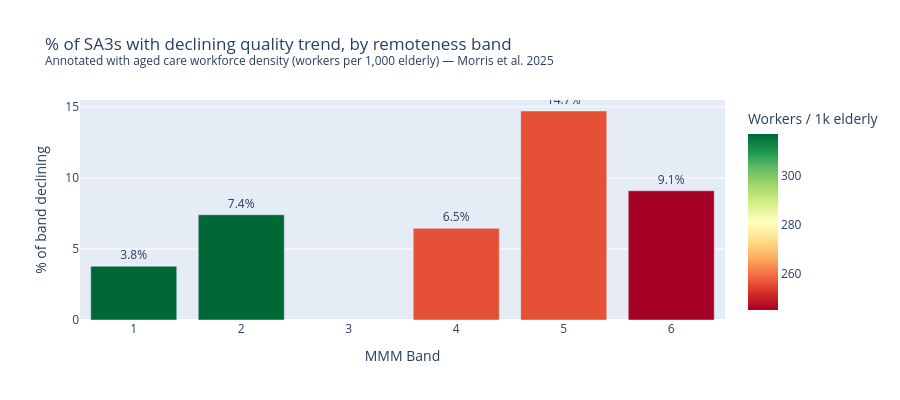
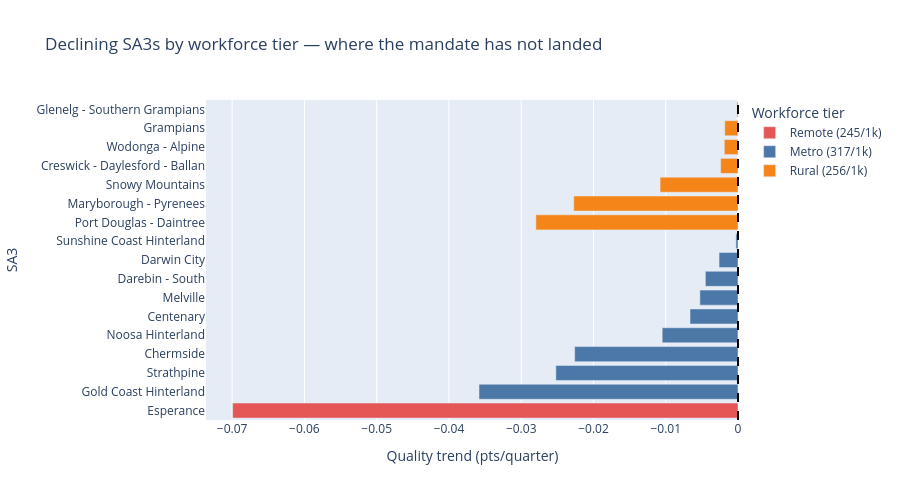

Notebook source saved alongside these figures, in order:
### Code cell
# Chart 1: % of SA3s declining per MMM band — with workforce density annotated
fig = px.bar(
    band_df[band_df['declining'] > 0],
    x='mmm_num', y='pct_declining',
    color='workers_per_1k',
    color_continuous_scale='RdYlGn',
    text='pct_declining',
    title='% of SA3s with declining quality trend, by remoteness band<br><sup>Annotated with aged care workforce density (workers per 1,000 elderly) — Morris et al. 2025</sup>',
    labels={'mmm_num': 'MMM Band', 'pct_declining': '% of band declining', 'workers_per_1k': 'Workers / 1k elderly'},
)
fig.update_traces(texttemplate='%{text:.1f}%', textposition='outside')
fig.update_layout(height=400, xaxis=dict(tickmode='linear'))
fig.show()

# Chart 2: declining SA3s coloured by workforce tier
fig2 = px.bar(
    declining.sort_values('slope'),
    x='slope', y='sa3_name', color='workforce_tier', orientation='h',
    color_discrete_map={
        'Metro (317/1k)': '#4C78A8',
        'Rural (256/1k)': '#F58518',
        'Remote (245/1k)': '#E45756',
    },
    title='Declining SA3s by workforce tier — where the mandate has not landed',
    labels={'slope': 'Quality trend (pts/quarter)', 'sa3_name': 'SA3', 'workforce_tier': 'Workforce tier'},
)
fig2.add_vline(x=0, line_color='black', line_dash='dash')
fig2.update_layout(height=500)
fig2.show()

### Figure 1 — Plotly figure (JSON) as saved in the notebook; plotly's stock layout.template omitted (floating-point values rounded to 4 significant figures)
{"data": [{"hovertemplate": "MMM Band=%{x}<br>% of band declining=%{text}<br>Workers / 1k elderly=%{marker.color}<extra></extra>", "legendgroup": "", "marker": {"color": [317, 317, 256, 256, 245], "coloraxis": "coloraxis", "pattern": {"shape": ""}}, "name": "", "orientation": "v", "showlegend": false, "text": [3.784, 7.407, 6.452, 14.71, 9.091], "textposition": "outside", "texttemplate": "%{text:.1f}%", "type": "bar", "x": [1, 2, 4, 5, 6], "xaxis": "x", "y": [3.784, 7.407, 6.452, 14.71, 9.091], "yaxis": "y"}], "layout": {"barmode": "relative", "coloraxis": {"colorbar": {"title": {"text": "Workers / 1k elderly"}}, "colorscale": [[0, "rgb(165,0,38)"], [0.1, "rgb(215,48,39)"], [0.2, "rgb(244,109,67)"], [0.3, "rgb(253,174,97)"], [0.4, "rgb(254,224,139)"], [0.5, "rgb(255,255,191)"], [0.6, "rgb(217,239,139)"], [0.7, "rgb(166,217,106)"], [0.8, "rgb(102,189,99)"], [0.9, "rgb(26,152,80)"], [1, "rgb(0,104,55)"]]}, "height": 400, "legend": {"tracegroupgap": 0}, "title": {"text": "% of SA3s with declining quality trend, by remoteness band<br><sup>Annotated with aged care workforce density (workers per 1,000 elderly) — Morris et al. 2025</sup>"}, "xaxis": {"anchor": "y", "domain": [0, 1], "tickmode": "linear", "title": {"text": "MMM Band"}}, "yaxis": {"anchor": "x", "domain": [0, 1], "title": {"text": "% of band declining"}}}}

### Figure 2 — Plotly figure (JSON) as saved in the notebook; plotly's stock layout.template omitted (floating-point values rounded to 4 significant figures)
{"data": [{"hovertemplate": "Workforce tier=Remote (245/1k)<br>Quality trend (pts/quarter)=%{x}<br>SA3=%{y}<extra></extra>", "legendgroup": "Remote (245/1k)", "marker": {"color": "#E45756", "pattern": {"shape": ""}}, "name": "Remote (245/1k)", "orientation": "h", "showlegend": true, "textposition": "auto", "type": "bar", "x": [-0.06993], "xaxis": "x", "y": ["Esperance"], "yaxis": "y"}, {"hovertemplate": "Workforce tier=Metro (317/1k)<br>Quality trend (pts/quarter)=%{x}<br>SA3=%{y}<extra></extra>", "legendgroup": "Metro (317/1k)", "marker": {"color": "#4C78A8", "pattern": {"shape": ""}}, "name": "Metro (317/1k)", "orientation": "h", "showlegend": true, "textposition": "auto", "type": "bar", "x": [-0.03584, -0.0252, -0.0226, -0.01049, -0.006639, -0.005275, -0.004516, -0.002622, -0.0002914], "xaxis": "x", "y": ["Gold Coast Hinterland", "Strathpine", "Chermside", "Noosa Hinterland", "Centenary", "Melville", "Darebin - South", "Darwin City", "Sunshine Coast Hinterland"], "yaxis": "y"}, {"hovertemplate": "Workforce tier=Rural (256/1k)<br>Quality trend (pts/quarter)=%{x}<br>SA3=%{y}<extra></extra>", "legendgroup": "Rural (256/1k)", "marker": {"color": "#F58518", "pattern": {"shape": ""}}, "name": "Rural (256/1k)", "orientation": "h", "showlegend": true, "textposition": "auto", "type": "bar", "x": [-0.02797, -0.02273, -0.01078, -0.002404, -0.001894, -0.001835, -0.0001481], "xaxis": "x", "y": ["Port Douglas - Daintree", "Maryborough - Pyrenees", "Snowy Mountains", "Creswick - Daylesford - Ballan", "Wodonga - Alpine", "Grampians", "Glenelg - Southern Grampians"], "yaxis": "y"}], "layout": {"barmode": "relative", "height": 500, "legend": {"title": {"text": "Workforce tier"}, "tracegroupgap": 0}, "shapes": [{"line": {"color": "black", "dash": "dash"}, "type": "line", "x0": 0, "x1": 0, "xref": "x", "y0": 0, "y1": 1, "yref": "y domain"}], "title": {"text": "Declining SA3s by workforce tier — where the mandate has not landed"}, "xaxis": {"anchor": "y", "domain": [0, 1], "title": {"text": "Quality trend (pts/quarter)"}}, "yaxis": {"anchor": "x", "domain": [0, 1], "title": {"text": "SA3"}}}}
